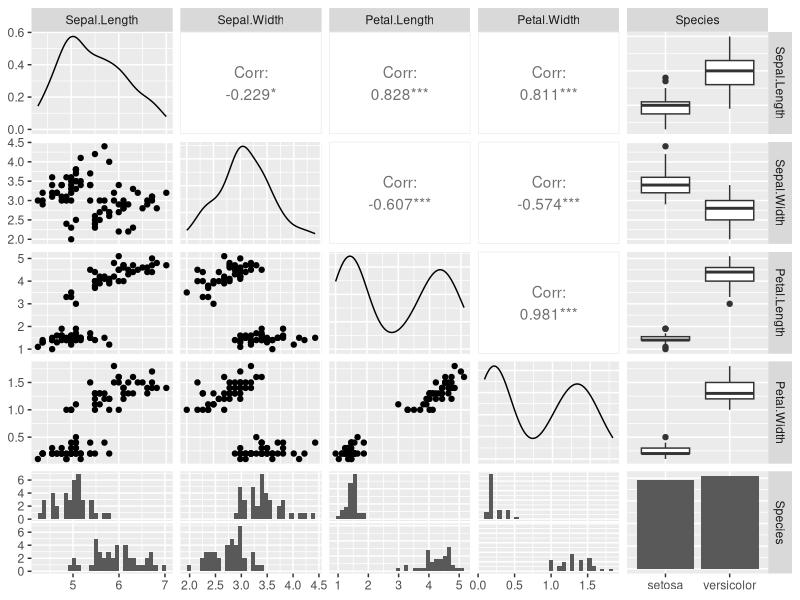
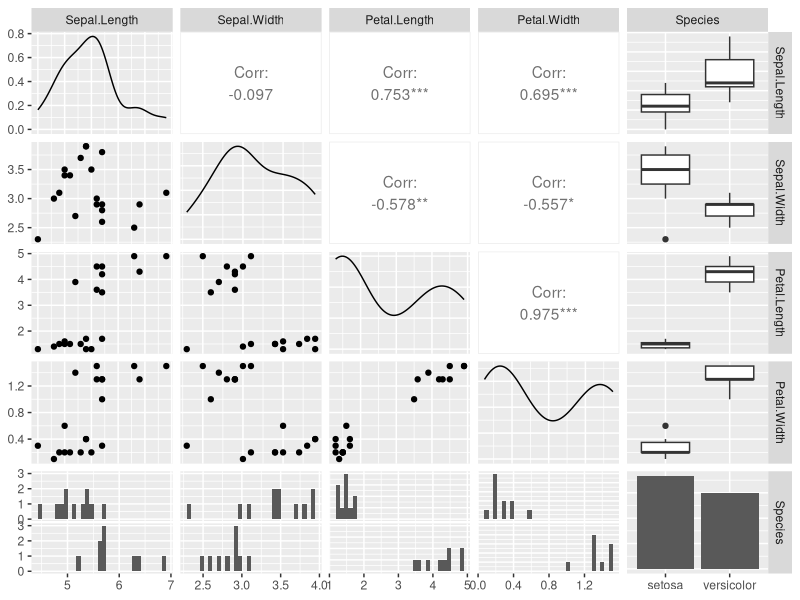
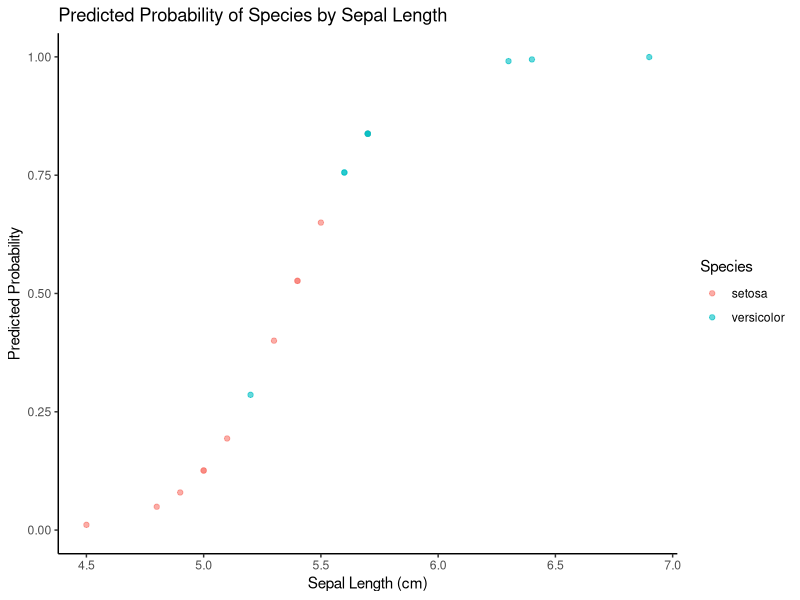

Write R code to recreate these figures, in order.
library(datasets)

ir_data <- iris

head(ir_data)
str(ir_data)
levels(ir_data$Species)

sum(is.na(ir_data))

ir_data <- ir_data[1:100, ]
set.seed(100)
samp = sample(1:100, 80)
ir_test <- ir_data[samp, ]
ir_ctrl <- ir_data[-samp, ]



#install.packages("ggplot2")
#install.packages("GGally")
library(ggplot2)
library(GGally)

ggpairs(ir_test)
ggpairs(ir_ctrl)


y <- ir_test$Species
x <- ir_test$Sepal.Length
glfit <- glm(y~x, family = 'binomial')
summary(glfit)

new_data <- data.frame(x=ir_ctrl$Sepal.Length)
predicted_value <- predict(glfit, new_data, type = "response")
prediction <- data.frame(ir_ctrl$Sepal.Length, ir_ctrl$Species, predicted_value) 
prediction

ggplot(prediction, aes(x = ir_ctrl.Sepal.Length, y = predicted_value, color = ir_ctrl.Species)) +
  geom_point(alpha = 0.6) +  # Adjust point transparency
  labs(title = "Predicted Probability of Species by Sepal Length",
       x = "Sepal Length (cm)",
       y = "Predicted Probability",
       color = "Species") +
  theme_classic() +
  scale_y_continuous(limits = c(0, 1))  # Set y-axis limits between 0 and 1




